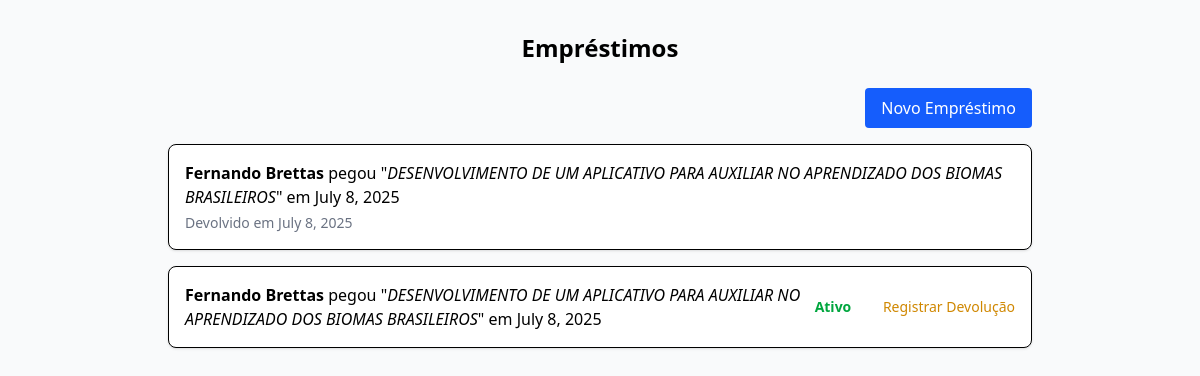
Page /emprestimos/ on the committed database.
### core/models.py (models this page shows, shortened)
class Emprestimo(models.Model):
    aluno = models.ForeignKey(Aluno, on_delete=models.CASCADE)
    livro = models.ForeignKey(Livro, on_delete=models.CASCADE)
    data_emprestimo = models.DateField(default=timezone.now)
    data_prevista_devolucao = models.DateField()
    data_devolucao = models.DateField(blank=True, null=True)
    def esta_ativo(self):
        return self.data_devolucao is None

class Aluno(models.Model):
    nome_completo = models.CharField(max_length=100)
    matricula = models.CharField(max_length=20, unique=True)
    email = models.EmailField()
    curso = models.CharField(max_length=100)
    data_nascimento = models.DateField()

class Livro(models.Model):
    titulo = models.CharField(max_length=200)
    autor = models.CharField(max_length=100)
    editora = models.CharField(max_length=100)
    isbn = models.CharField(max_length=20, unique=True)
    quantidade_disponivel = models.PositiveIntegerField()

### core/views.py (the view)
# urls.py: path('emprestimos/', views.listar_emprestimos, name='listar_emprestimos'),
def listar_emprestimos(request):
    emprestimos = Emprestimo.objects.all()
    return render(request, 'listar_emprestimos.html', {'emprestimos': emprestimos})

### core/templates/listar_emprestimos.html
{% extends 'base.html' %}
{% block content %}
<div class="max-w-4xl mx-auto px-4 py-8">
  <h1 class="text-2xl font-bold mb-6 text-center">Empréstimos</h1>
  <div class="flex justify-end mb-4">
    <a href="{% url 'registrar_emprestimo' %}" class="bg-blue-600 text-white px-4 py-2 rounded hover:bg-blue-700">
      Novo Empréstimo
    </a>
  </div>
  <ul class="space-y-4">
    {% for emp in emprestimos %}
      <li class="bg-white border rounded-lg p-4 shadow-sm flex flex-col sm:flex-row sm:justify-between sm:items-center">
        <div>
          <p>
            <span class="font-semibold">{{ emp.aluno.nome_completo }}</span> pegou
            "<span class="italic">{{ emp.livro.titulo }}</span>" em {{ emp.data_emprestimo }}
          </p>
          {% if not emp.esta_ativo and emp.data_devolucao %}
            <p class="text-gray-500 text-sm mt-1">Devolvido em {{ emp.data_devolucao }}</p>
          {% endif %}
        </div>
        <div class="mt-3 sm:mt-0 space-x-3 text-sm min-w-max">
          {% if emp.esta_ativo %}
            <span class="text-green-600 font-semibold">Ativo</span>
            <a href="{% url 'registrar_devolucao' emp.id %}" class="text-yellow-600 hover:underline ml-4">Registrar Devolução</a>
          {% endif %}
        </div>
      </li>
    {% empty %}
      <p class="text-center text-gray-500">Nenhum empréstimo registrado.</p>
    {% endfor %}
  </ul>
</div>
{% endblock %}

### theme/templates/base.html (shortened to what this page needs)
{% load tailwind_tags %}
<!DOCTYPE html>
<html lang="en">
<head>
    {% tailwind_css %}
</head>
<body class="bg-gray-50 font-sans leading-normal tracking-normal">
    <div class="container mx-auto">
        {% block content %}{% endblock %}
    </div>
</body>
</html>

### rows in the picture
Emprestimo: aluno.nome_completo "Fernando Brettas", livro.titulo "DESENVOLVIMENTO DE UM APLICATIVO PARA AUXILIAR NO APRENDIZADO DOS BIOMAS BRASILEIROS", data_emprestimo "July 8, 2025", data_devolucao "July 8, 2025"
Emprestimo: aluno.nome_completo "Fernando Brettas", livro.titulo "DESENVOLVIMENTO DE UM APLICATIVO PARA AUXILIAR NO APRENDIZADO DOS BIOMAS BRASILEIROS", data_emprestimo "July 8, 2025", shows "Ativo"
